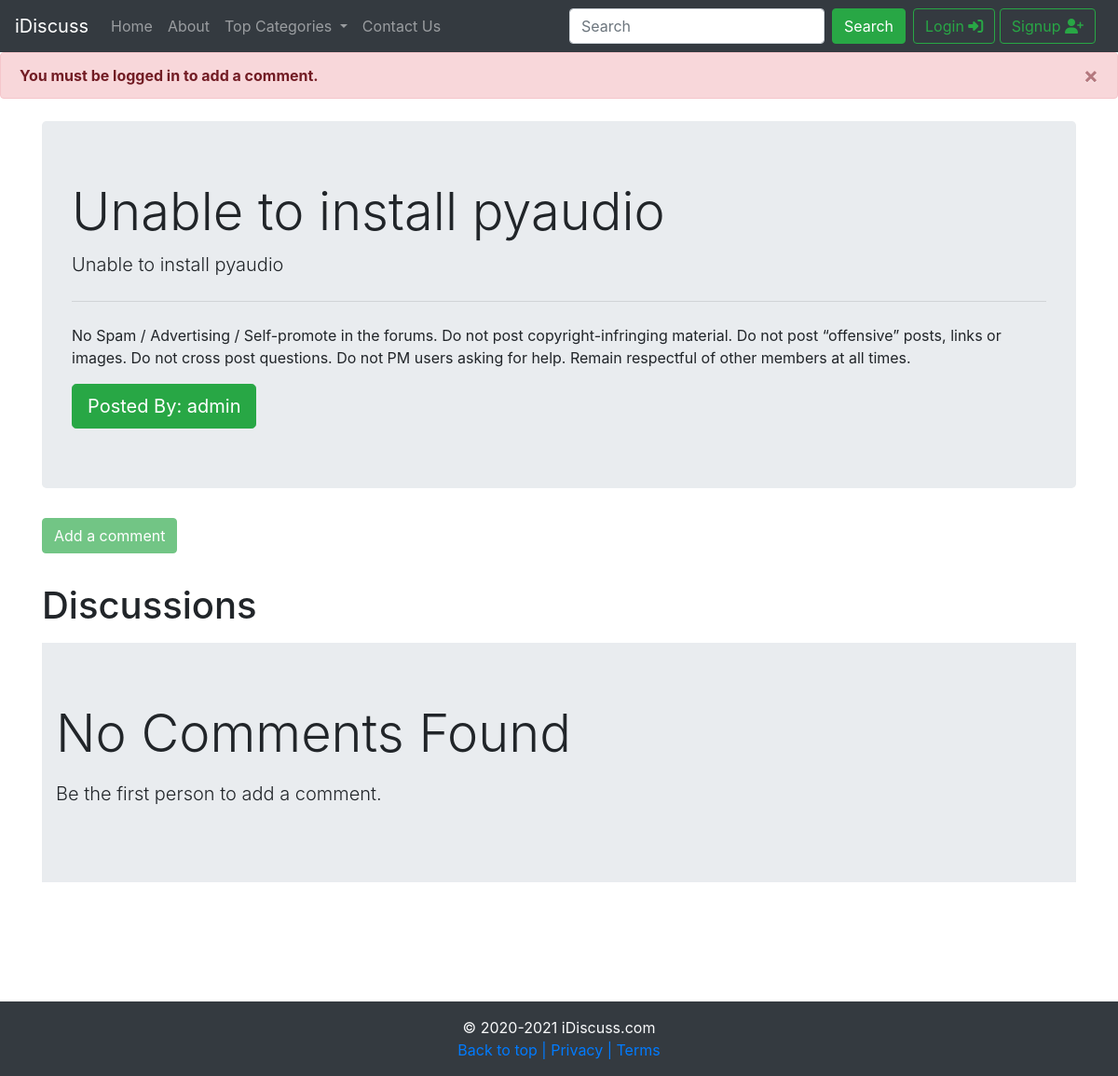
Screenshot of /thread.php?threadid=4 with the database file from the repository.
### tables this page shows
CREATE TABLE `threads` (
  `thread_id` int(11) NOT NULL,
  `thread_title` varchar(255) NOT NULL,
  `thread_desc` text NOT NULL,
  `thread_cat_id` int(11) NOT NULL,
  `thread_user_id` int(11) NOT NULL,
  `timestamp` datetime NOT NULL DEFAULT current_timestamp()
);

CREATE TABLE `users` (
  `sno` int(11) NOT NULL,
  `username` varchar(30) NOT NULL,
  `password` varchar(255) NOT NULL,
  `timestamp` datetime NOT NULL DEFAULT current_timestamp()
);

### thread.php (the view, shortened to what this page needs)
<!doctype html>
<html lang="en">
<head>
    <link rel="stylesheet" href="https://cdn.jsdelivr.net/npm/bootstrap@4.5.3/dist/css/bootstrap.min.css"
>
</head>
<body>
    <?php include "partials/_nav.php"; ?>
    <?php
if(isset($_SESSION['loggedin']) && $_SESSION['loggedin'] == true){
}
else{
    echo '<div class="alert alert-danger alert-dismissible fade show" role="alert">
    <strong>You must be logged in to add a comment.</strong>
    <button type="button" class="close" data-dismiss="alert" aria-label="Close">
      <span aria-hidden="true">&times;</span>
    </button>
  </div>';
}
    ?>
    <?php
      $id = $_GET['threadid'];
      $sql = "SELECT * FROM `threads` WHERE thread_id=$id";
      $result = mysqli_query($conn, $sql);
      while($row = mysqli_fetch_assoc($result)){
          $title = $row['thread_title'];
          $description = $row['thread_desc'];
          $comment_by = $row['thread_user_id'];
          $sql2 = "SELECT username FROM `users` WHERE sno='$comment_by'";
          $result2 = mysqli_query($conn, $sql2);
          $row2 = mysqli_fetch_assoc($result2);
          $posted_by = $row2['username'];
      }
    ?>
    <div class="container my-4">
        <div class="jumbotron">
            <h1 class="display-4"><?php echo $title; ?></h1>
            <p class="lead"><?php echo $description; ?></p>
            <hr class="my-4">
            <p>No Spam / Advertising / Self-promote in the forums. Do not post copyright-infringing material. Do not
                post “offensive” posts, links or images. Do not cross post questions. Do not PM users asking for help.
                Remain respectful of other members at all times.</p>
            <a class="btn btn-success btn-lg" href="#" role="button">Posted By: <?php echo $posted_by; ?></a>
        </div>
    </div>
    <?php
if(isset($_SESSION['loggedin']) && $_SESSION['loggedin'] == true){
    echo '<div class="container my-4">
        <button class="btn btn-success" type="button" data-toggle="collapse" data-target="#collapseExample"
            aria-expanded="false" aria-controls="collapseExample">
            Add a Comment
        </button>
        </p>
        <div class="collapse" id="collapseExample">
            <div class="card card-body">
                <form action="'. $_SERVER["REQUEST_URI"] .'" method="POST">
                    <div class="form-group">
                        <label for="comment">Type your Comment</label>
                        <textarea class="form-control" id="comment" name="comment" rows="4"></textarea>
                        <input type="hidden" name="sno" value="'. $_SESSION["sno"] .'">
                    </div>
                    <button type="submit" class="btn btn-success">Post Comment</button>
                </form>
            </div>
        </div>
    </div>';
}
else{
    echo '<div class="container my-4">
    <button type="button" class="btn btn-success" disabled>Add a comment</button>
    </div>
    ';
}
    ?>
    <div class="container">
        <h1 class="py-2">Discussions</h1>
        <?php
        $noResult = true;
    if($noResult){
        echo '<div class="jumbotron jumbotron-fluid">
        <div class="container">
          <p class="display-4">No Comments Found</p>
          <p class="lead">Be the first person to add a comment.</p>
        </div>
      </div>';
    }
    ?>
    </div>
    <br>
    <br>
    <br>
    <br>
    <?php include "partials/_footer.php"; ?>
</body>
</html>

### rows the page displays
threads: thread_title "Unable to install pyaudio", thread_desc "Unable to install pyaudio"
users: username "admin"
